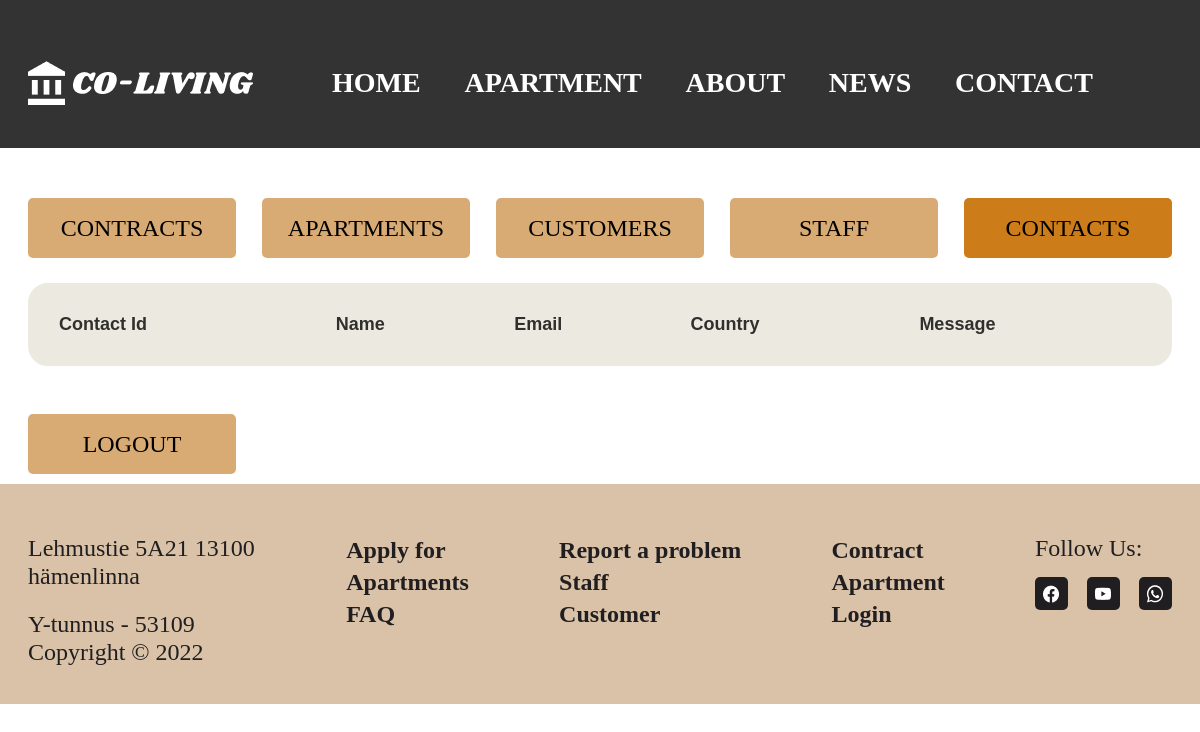
Before: /coliving/main/contact_list.php with the older database file.
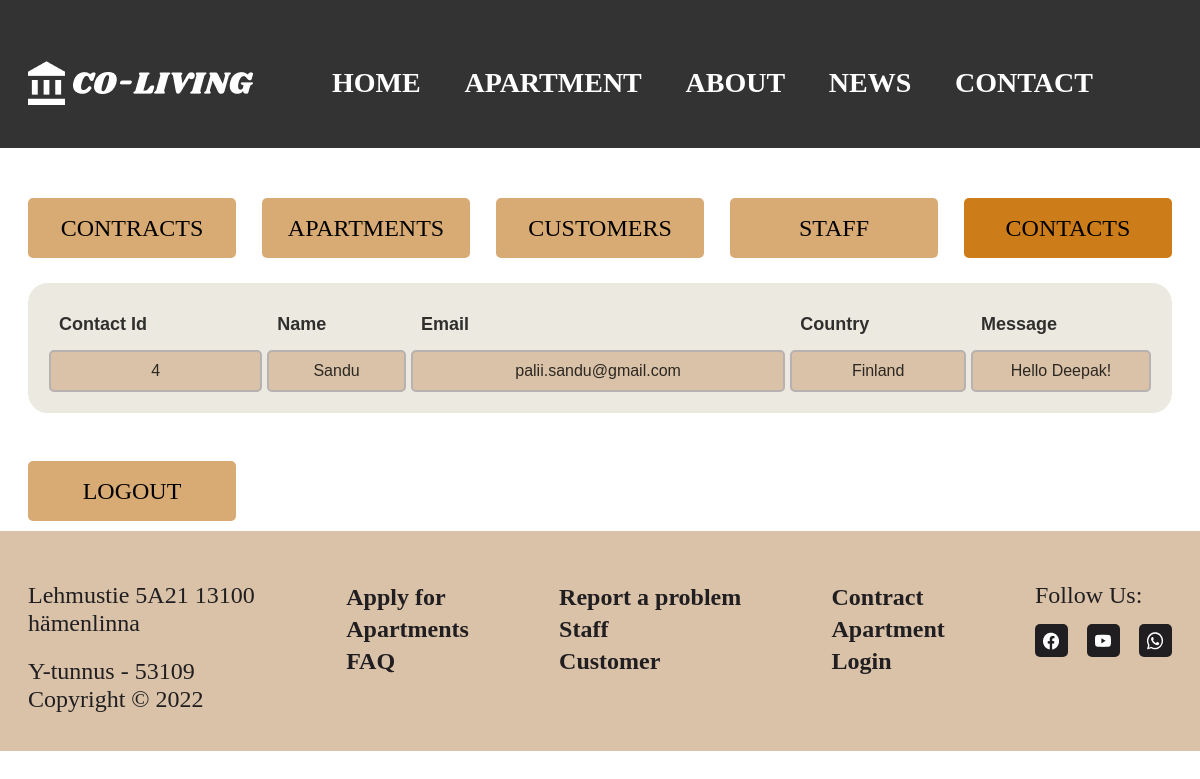
After: the same page with the newer database file.
### tables this page shows
CREATE TABLE `Contact` (
  `ID_contact` int(11) NOT NULL,
  `Name` varchar(20) NOT NULL,
  `Email` varchar(50) NOT NULL,
  `Country` varchar(20) NOT NULL,
  `Message` varchar(2000) NOT NULL
);

### coliving/main/contact_list.php (the view, shortened to what this page needs)
<link rel="stylesheet" href="../css/style.css" class="style">
<?php include '../components/header.php';?>
<div class="container my-5">
    <div class="button_list">
        <button class="btn btn-primary"> <a href="contract_list.php" class="text-light"> Contracts </a></button>
        <button class="btn btn-primary"> <a href="apartment_admin.php" class="text-light"> Apartments </a></button>
        <button class="btn btn-primary"> <a href="customer_list.php" class="text-light"> Customers </a></button>
        <button class="btn btn-primary" > <a href="staff_list.php" class="text-light"> Staff </a></button>
        <button class="btn btn-primary" style="background-color: #cc7c19;"> <a href="contact_list.php" class="text-light"> Contacts </a></button>
    </div>
    <table class="table">
        <thead>
            <tr>
                <th scope="col">Contact Id</th>
                <th scope="col"> Name</th>
                <th scope="col">Email</th>
                <th scope="col">Country</th>
                <th scope="col">Message</th>
            </tr>
        </thead>
        <tbody>
            <?php
            include '../components/connect.php';
            $sql = "SELECT * FROM `Contact`";
            $result = mysqli_query($conn, $sql);
            if ($result) {
                while ($row = mysqli_fetch_assoc($result)) {
                    $id = $row['ID_contact'];
                    $name = $row['Name'];
                    $email = $row['Email'];
                    $country = $row['Country'];
                    $message = $row['Message'];
                    echo '<tr>
             <td scope="row">' . $id . '</td>
             <td>' . $name . '</td>
             <td>' . $email . '</td>
             <td>' . $country . '</td>
             <td>' . $message . '</td>
             </tr>';
                }
            }
            ?>
        </tbody>
    </table>
</div>
<div class="container">
    <button class="logout btn"><a href="../components/logout.php">Logout</a></button>
  </div>
<?php include '../components/footer.php'; ?>

Changed rows visible on the page:
added contact: ID_contact "4", Name "Sandu", Email "palii.sandu@gmail.com", Country "Finland", Message "Hello Deepak!"
